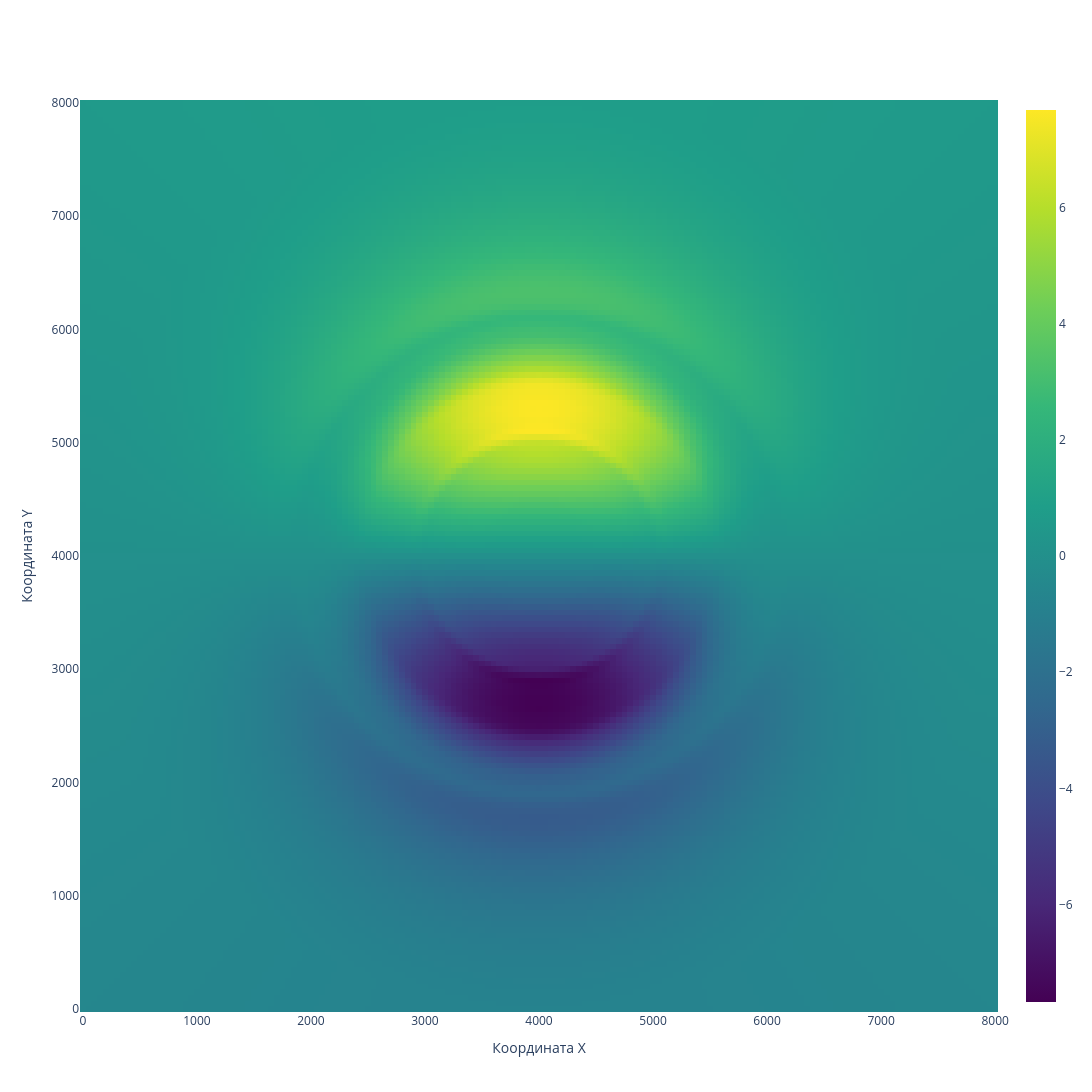

The notebook cell this image was saved under:
### Code cell
data_3d = u_data['data']  


data_slice = data_3d[:, :, z_slice]

x = np.arange(data_slice.shape[0]) *50 
y = np.arange(data_slice.shape[1])  *50
X, Y = np.meshgrid(x, y, indexing='ij')

fig = go.Figure()

fig.add_trace(go.Heatmap(
    x=x,
    y=y,
    z=data_slice,
    colorscale='Viridis',
    hovertemplate='X: %{x}<br>Y: %{y}<br>Скорость: %{z} м/с',
))

fig.update_layout(
    xaxis_title="Координата X",
    yaxis_title="Координата Y",
    template="plotly_white",
    width=1200,
    height=1200
)

fig.show()

### Figure 1 — Plotly figure (JSON) as saved in the notebook; plotly's stock layout.template omitted (floating-point values rounded to 4 significant figures; data arrays with more than 128 entries replaced by an {"elided": "..."} marker saying what was removed)
{"data": [{"colorscale": [[0, "#440154"], [0.1111, "#482878"], [0.2222, "#3e4989"], [0.3333, "#31688e"], [0.4444, "#26828e"], [0.5556, "#1f9e89"], [0.6667, "#35b779"], [0.7778, "#6ece58"], [0.8889, "#b5de2b"], [1, "#fde725"]], "hovertemplate": "X: %{x}<br>Y: %{y}<br>Скорость: %{z} м/с", "type": "heatmap", "x": {"elided": "161 int values"}, "y": {"elided": "161 int values"}, "z": {"elided": "161x161 float values"}}], "layout": {"height": 1200, "width": 1200, "xaxis": {"title": {"text": "Координата X"}}, "yaxis": {"title": {"text": "Координата Y"}}}}
